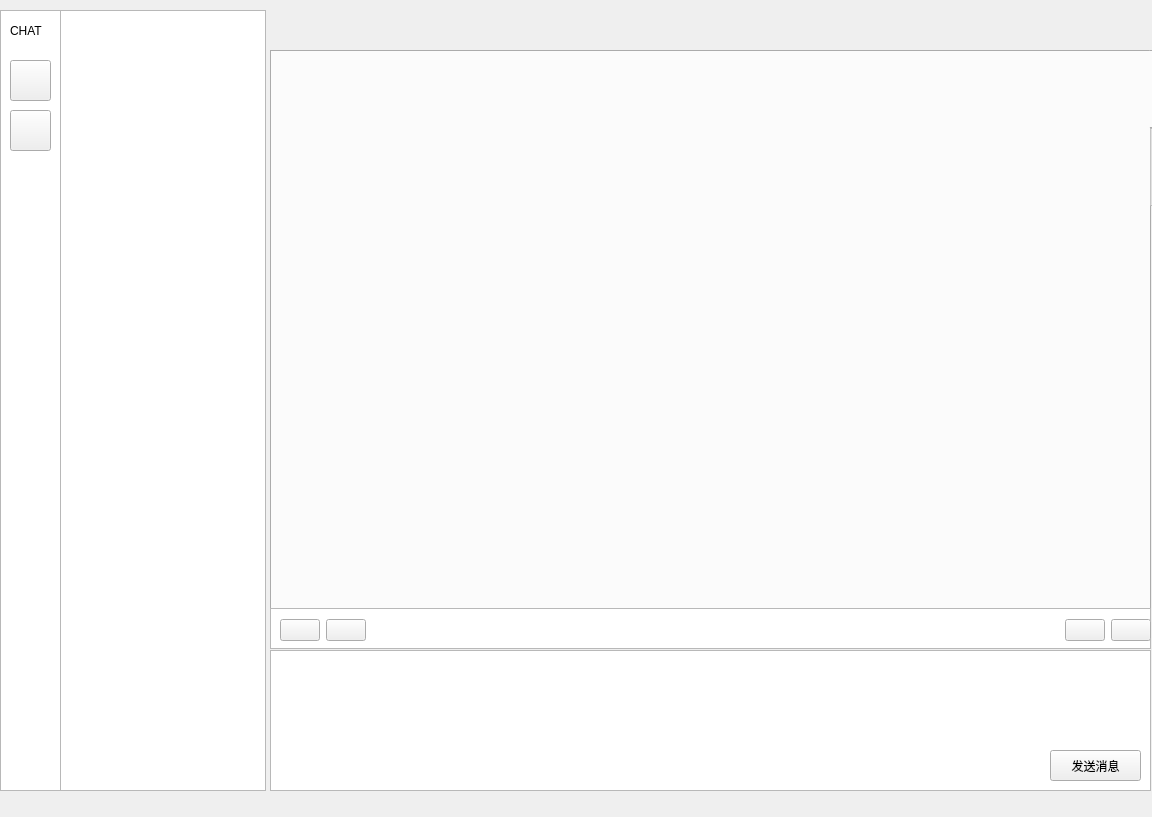
<?xml version="1.0" encoding="UTF-8"?>
<ui version="4.0">
 <class>MainWindow</class>
 <widget class="QMainWindow" name="MainWindow">
  <property name="geometry">
   <rect>
    <x>0</x>
    <y>0</y>
    <width>1152</width>
    <height>817</height>
   </rect>
  </property>
  <property name="windowTitle">
   <string>MainWindow</string>
  </property>
  <widget class="QWidget" name="centralwidget">
   <widget class="QListWidget" name="useall">
    <property name="geometry">
     <rect>
      <x>55</x>
      <y>10</y>
      <width>211</width>
      <height>781</height>
     </rect>
    </property>
   </widget>
   <widget class="QTextEdit" name="message">
    <property name="geometry">
     <rect>
      <x>270</x>
      <y>650</y>
      <width>881</width>
      <height>141</height>
     </rect>
    </property>
   </widget>
   <widget class="QPushButton" name="sendmes">
    <property name="geometry">
     <rect>
      <x>1050</x>
      <y>750</y>
      <width>91</width>
      <height>31</height>
     </rect>
    </property>
    <property name="text">
     <string>发送消息</string>
    </property>
   </widget>
   <widget class="QTabWidget" name="chatTabs">
    <property name="geometry">
     <rect>
      <x>270</x>
      <y>50</y>
      <width>911</width>
      <height>561</height>
     </rect>
    </property>
    <property name="tabPosition">
     <enum>QTabWidget::East</enum>
    </property>
    <property name="tabShape">
     <enum>QTabWidget::Rounded</enum>
    </property>
    <property name="currentIndex">
     <number>0</number>
    </property>
    <property name="usesScrollButtons">
     <bool>true</bool>
    </property>
    <property name="tabsClosable">
     <bool>true</bool>
    </property>
    <widget class="QWidget" name="widget">
     <attribute name="title">
      <string>Tab 1</string>
     </attribute>
    </widget>
    <widget class="QWidget" name="tab_2">
     <attribute name="title">
      <string>Tab 2</string>
     </attribute>
    </widget>
   </widget>
   <widget class="QLabel" name="choosname">
    <property name="geometry">
     <rect>
      <x>280</x>
      <y>0</y>
      <width>831</width>
      <height>41</height>
     </rect>
    </property>
    <property name="text">
     <string/>
    </property>
   </widget>
   <widget class="QTextBrowser" name="textBrowser">
    <property name="geometry">
     <rect>
      <x>270</x>
      <y>608</y>
      <width>881</width>
      <height>41</height>
     </rect>
    </property>
   </widget>
   <widget class="QWidget" name="clear" native="true">
    <property name="geometry">
     <rect>
      <x>280</x>
      <y>600</y>
      <width>871</width>
      <height>61</height>
     </rect>
    </property>
    <layout class="QHBoxLayout" name="horizontalLayout">
     <item>
      <widget class="QPushButton" name="img">
       <property name="text">
        <string/>
       </property>
       <property name="icon">
        <iconset resource="res.qrc">
         <normaloff>:/image/img.png</normaloff>:/image/img.png</iconset>
       </property>
       <property name="iconSize">
        <size>
         <width>30</width>
         <height>30</height>
        </size>
       </property>
      </widget>
     </item>
     <item>
      <widget class="QPushButton" name="sendfile">
       <property name="text">
        <string/>
       </property>
       <property name="icon">
        <iconset resource="res.qrc">
         <normaloff>:/image/sendm.png</normaloff>:/image/sendm.png</iconset>
       </property>
       <property name="iconSize">
        <size>
         <width>30</width>
         <height>30</height>
        </size>
       </property>
      </widget>
     </item>
     <item>
      <spacer name="horizontalSpacer">
       <property name="orientation">
        <enum>Qt::Horizontal</enum>
       </property>
       <property name="sizeHint" stdset="0">
        <size>
         <width>40</width>
         <height>20</height>
        </size>
       </property>
      </spacer>
     </item>
     <item>
      <widget class="QPushButton" name="yy">
       <property name="text">
        <string/>
       </property>
       <property name="icon">
        <iconset resource="res.qrc">
         <normaloff>:/image/yyth.png</normaloff>:/image/yyth.png</iconset>
       </property>
       <property name="iconSize">
        <size>
         <width>30</width>
         <height>30</height>
        </size>
       </property>
      </widget>
     </item>
     <item>
      <widget class="QPushButton" name="sp">
       <property name="text">
        <string/>
       </property>
       <property name="icon">
        <iconset resource="res.qrc">
         <normaloff>:/image/sptt.png</normaloff>:/image/sptt.png</iconset>
       </property>
       <property name="iconSize">
        <size>
         <width>30</width>
         <height>30</height>
        </size>
       </property>
      </widget>
     </item>
    </layout>
   </widget>
   <widget class="QTextEdit" name="cebianlian">
    <property name="geometry">
     <rect>
      <x>0</x>
      <y>10</y>
      <width>61</width>
      <height>781</height>
     </rect>
    </property>
   </widget>
   <widget class="QPushButton" name="chatbtn">
    <property name="geometry">
     <rect>
      <x>10</x>
      <y>60</y>
      <width>41</width>
      <height>41</height>
     </rect>
    </property>
    <property name="text">
     <string/>
    </property>
    <property name="icon">
     <iconset resource="res.qrc">
      <normaloff>:/image/chat1.png</normaloff>:/image/chat1.png</iconset>
    </property>
   </widget>
   <widget class="QPushButton" name="friend_2">
    <property name="geometry">
     <rect>
      <x>10</x>
      <y>110</y>
      <width>41</width>
      <height>41</height>
     </rect>
    </property>
    <property name="text">
     <string/>
    </property>
    <property name="icon">
     <iconset resource="res.qrc">
      <normaloff>:/image/friend.png</normaloff>:/image/friend.png</iconset>
    </property>
   </widget>
   <widget class="QLabel" name="CHAT">
    <property name="geometry">
     <rect>
      <x>10</x>
      <y>20</y>
      <width>71</width>
      <height>21</height>
     </rect>
    </property>
    <property name="text">
     <string>CHAT</string>
    </property>
   </widget>
  </widget>
  <widget class="QMenuBar" name="menubar">
   <property name="geometry">
    <rect>
     <x>0</x>
     <y>0</y>
     <width>1152</width>
     <height>25</height>
    </rect>
   </property>
  </widget>
 </widget>
 <resources>
  <include location="res.qrc"/>
 </resources>
 <connections/>
</ui>
